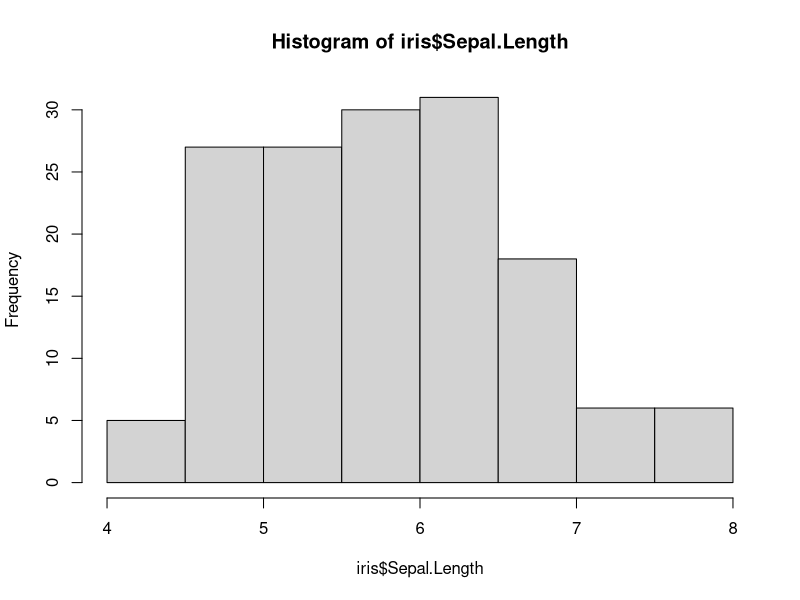
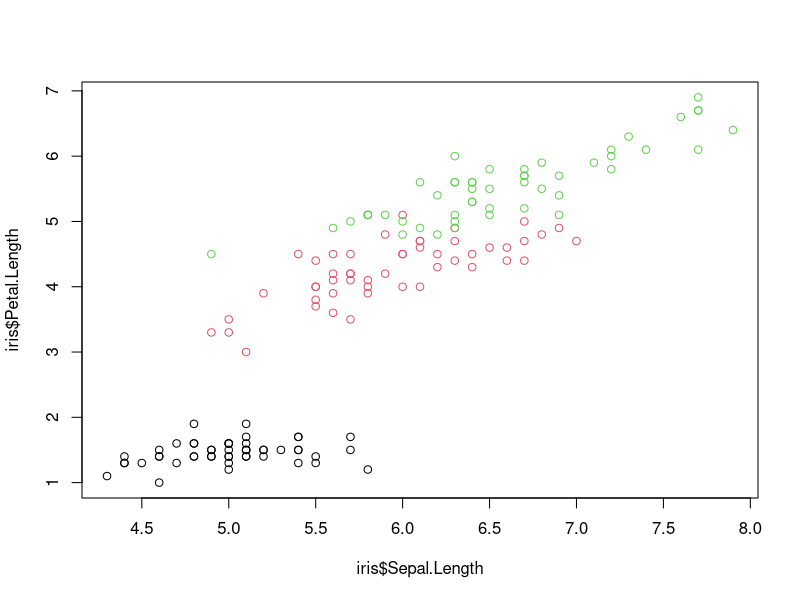

Reproduce these figures in R, in order.
## ---- chunk 1
knitr::opts_chunk$set(echo = TRUE)
## ---- chunk 2
hist(iris$Sepal.Length)
## ---- chunk 3
plot(iris$Sepal.Length, iris$Petal.Length, col = iris$Species)
